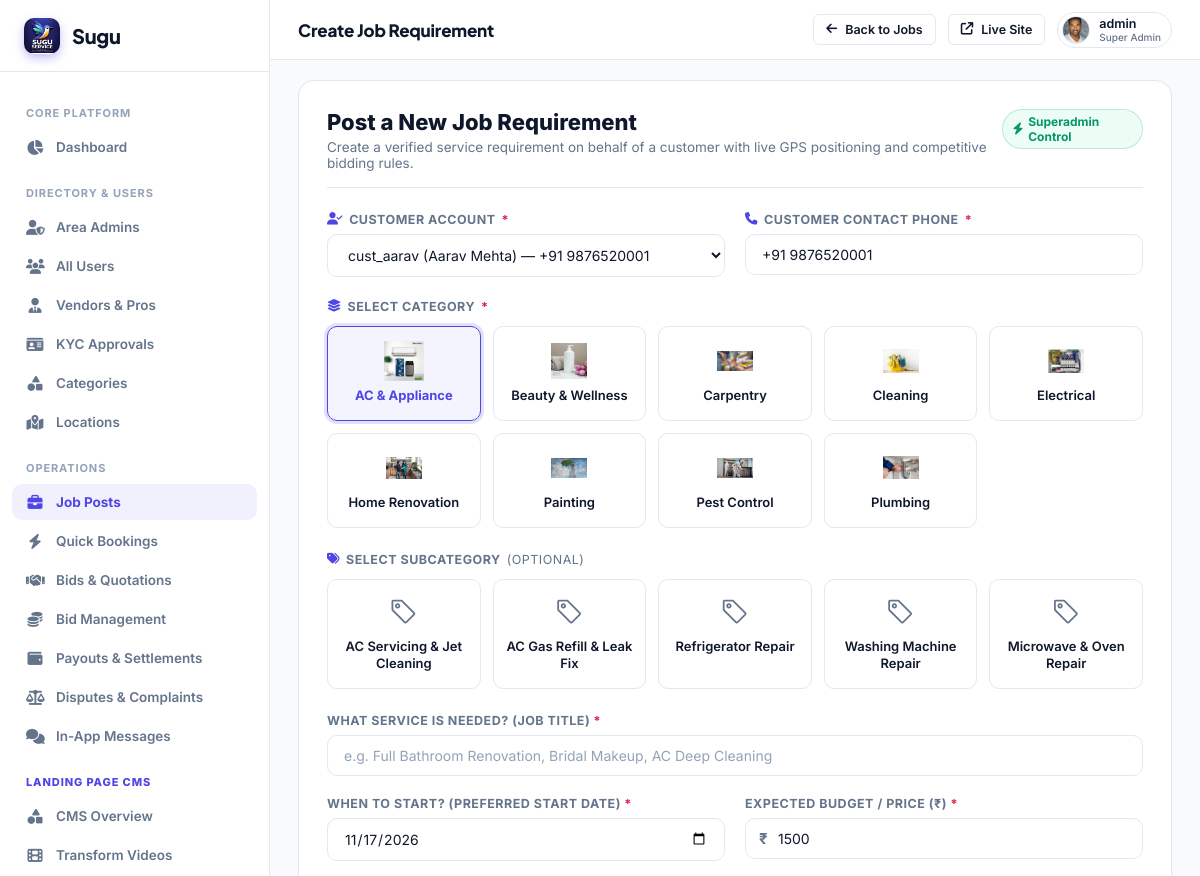
/super-admin/jobs/create/ (signed in, upper part), run on an earlier commit of the app's database.
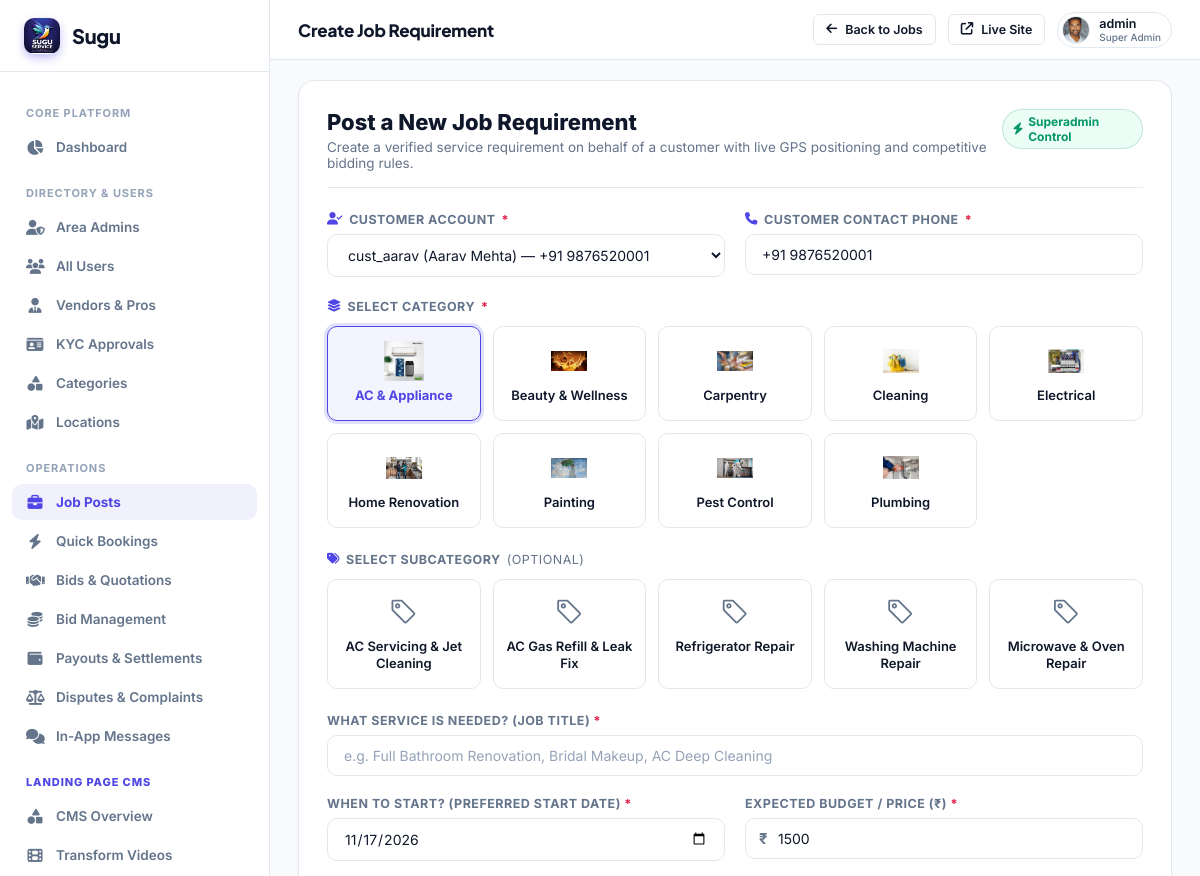
And on a later commit of the database.
### myapp/models.py (models this page shows, shortened)
class Category(models.Model):
    SERVICE_TYPE_CHOICES = (
        ('job', 'Job'),
        ('quick_service', 'Quick Service'),
        ('both', 'Both'),
    )
    STATUS_CHOICES = (
        ('active', 'Active'),
        ('inactive', 'Inactive'),
    )
    name = models.CharField(max_length=100)
    image = models.ImageField(upload_to='categories/', null=True, blank=True)
    service_type = models.CharField(max_length=20, choices=SERVICE_TYPE_CHOICES, default='both')
    status = models.CharField(max_length=20, choices=STATUS_CHOICES, default='active')
    created_at = models.DateTimeField(default=timezone.now)

### myapp/super_admin_views.py (the view, shortened to what this page needs)
# urls.py: path('super-admin/jobs/create/', super_admin_views.super_admin_job_create, name='super_admin_job_create'),
@sa_required
def super_admin_job_create(request):
    users = CustomUser.objects.filter(role__in=['USER', 'CUSTOMER']).select_related('user_profile').order_by('username')
    vendors = CustomUser.objects.filter(role='VENDOR').select_related('vendor_profile').order_by('username')
    categories = Category.objects.filter(status='active').prefetch_related('subcategories').order_by('name')
    locations = Location.objects.filter(status='active').order_by('state', 'city')
    today_str = timezone.now().strftime('%Y-%m-%d')
    return render(request, 'superadmin/job_form.html', {
        'mode': 'create',
        'users': users,
        'vendors': vendors,
        'categories': categories,
        'locations': locations,
        'today_str': today_str
    })

### myapp/super_admin_views.py (called while the page is built)
def sa_required(view_func):
    from functools import wraps
    @wraps(view_func)
    def wrapper(request, *args, **kwargs):
        if not request.user.is_authenticated or not request.user.is_superuser:
            return redirect(f'{LOGIN_URL}?next={request.path}')
        return view_func(request, *args, **kwargs)
    return wrapper

### templates/superadmin/job_form.html (shortened to what the changed rows need)
{% extends 'superadmin/base.html' %}
{% load static %}
{% block content %}
<link rel="stylesheet" href="https://cdn.jsdelivr.net/npm/bootstrap-icons@1.11.3/font/bootstrap-icons.min.css">
<div class="job-create-wrap">
  <div class="card form-card">
    <div style="display:flex; justify-content:space-between; align-items:flex-start; margin-bottom: 24px; border-bottom: 1px solid var(--border); padding-bottom: 16px;">
      <div>
        <h2 style="font-size: 22px; font-weight: 800; color: var(--text-main); margin-bottom: 4px;">
          {% if mode == 'create' %}Post a New Job Requirement{% else %}Edit: {{ job.title }}{% endif %}
        </h2>
      </div>
    </div>
    <form method="POST" id="adminJobForm" enctype="multipart/form-data">
      <div class="form-group" style="margin-bottom: 24px;">
        <div class="cat-card-grid">
          {% for cat in categories %}
          <label class="cat-card {% if job.category_id == cat.id %}selected{% endif %}" onclick="selectCategory('{{ cat.id }}')">
            <div class="card-content">
              {% if cat.image %}
                <img src="{{ cat.image.url }}" alt="{{ cat.name }}" class="cat-card-img">
              {% else %}
                <i class="bi {{ cat.icon_class }}"></i>
              {% endif %}
              <span class="cat-title">{{ cat.name }}</span>
            </div>
          </label>
          {% endfor %}
        </div>
      </div>
    </form>
  </div>
</div>
{% endblock %}

What changed in the data, as far as the page shows it:
changed Category "Beauty & Wellness": image: a different picture
